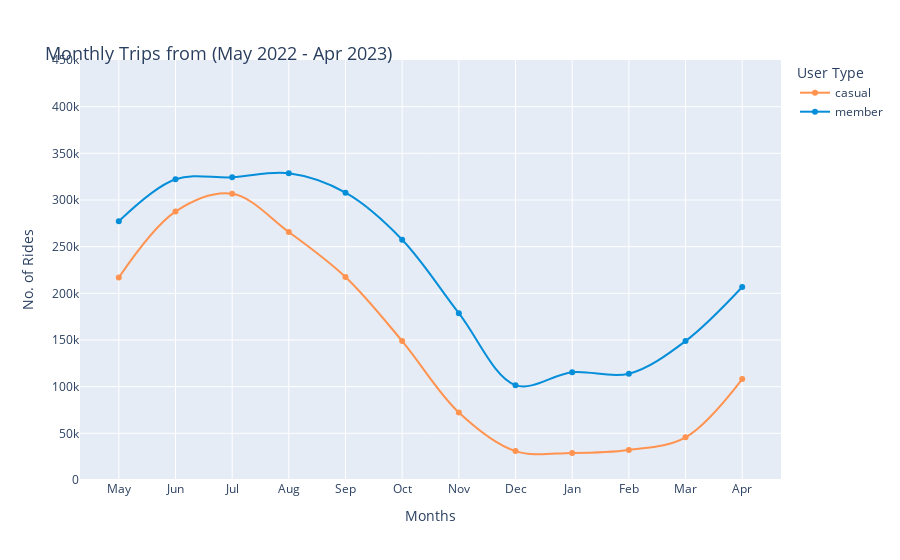

This figure's notebook cell:
### Code cell
df_pv5 = cyc_data_combined.groupby(['year', 'month', 'member_casual'], as_index=False).count()
df_pv5 = df_pv5[df_pv5['ride_id'] != 0]

fig_3 = px.line(df_pv5, x = 'month', y = 'ride_id', range_y = [0,450000],
        color = 'member_casual', 
        line_shape = 'spline',
        markers=True, 
        labels = {'ride_id': 'No. of Rides', 'month': 'Months', 'member_casual': 'User Type'},
        hover_name = 'member_casual', hover_data = {'member_casual': False, 'month': True, 'year':True, 'ride_id': True}, 
        color_discrete_map = {'casual': '#FF934F', 'member': '#058ED9'})
fig_3.update_layout(
    title=dict(text="Monthly Trips from (May 2022 - Apr 2023)",font=dict(size=18), automargin=True, yref='paper')
)

### Figure 1 — Plotly figure (JSON) as saved in the notebook; plotly's stock layout.template omitted (floating-point values rounded to 4 significant figures)
{"data": [{"customdata": [["casual", "2022"], ["casual", "2022"], ["casual", "2022"], ["casual", "2022"], ["casual", "2022"], ["casual", "2022"], ["casual", "2022"], ["casual", "2022"], ["casual", "2023"], ["casual", "2023"], ["casual", "2023"], ["casual", "2023"]], "hovertemplate": "<b>%{hovertext}</b><br><br>Months=%{x}<br>No. of Rides=%{y}<br>year=%{customdata[1]}<extra></extra>", "hovertext": ["casual", "casual", "casual", "casual", "casual", "casual", "casual", "casual", "casual", "casual", "casual", "casual"], "legendgroup": "casual", "line": {"color": "#FF934F", "dash": "solid", "shape": "spline"}, "marker": {"symbol": "circle"}, "mode": "lines+markers", "name": "casual", "orientation": "v", "showlegend": true, "type": "scatter", "x": ["May", "Jun", "Jul", "Aug", "Sep", "Oct", "Nov", "Dec", "Jan", "Feb", "Mar", "Apr"], "xaxis": "x", "y": [216938, 287553, 306612, 265748, 217485, 148865, 72366, 30979, 29021, 32209, 45739, 108163], "yaxis": "y"}, {"customdata": [["member", "2022"], ["member", "2022"], ["member", "2022"], ["member", "2022"], ["member", "2022"], ["member", "2022"], ["member", "2022"], ["member", "2022"], ["member", "2023"], ["member", "2023"], ["member", "2023"], ["member", "2023"]], "hovertemplate": "<b>%{hovertext}</b><br><br>Months=%{x}<br>No. of Rides=%{y}<br>year=%{customdata[1]}<extra></extra>", "hovertext": ["member", "member", "member", "member", "member", "member", "member", "member", "member", "member", "member", "member"], "legendgroup": "member", "line": {"color": "#058ED9", "dash": "solid", "shape": "spline"}, "marker": {"symbol": "circle"}, "mode": "lines+markers", "name": "member", "orientation": "v", "showlegend": true, "type": "scatter", "x": ["May", "Jun", "Jul", "Aug", "Sep", "Oct", "Nov", "Dec", "Jan", "Feb", "Mar", "Apr"], "xaxis": "x", "y": [277162, 322256, 324307, 328577, 307844, 257460, 178766, 101634, 115445, 113884, 148811, 206758], "yaxis": "y"}], "layout": {"legend": {"title": {"text": "User Type"}, "tracegroupgap": 0}, "margin": {"t": 60}, "title": {"automargin": true, "font": {"size": 18}, "text": "Monthly Trips from (May 2022 - Apr 2023)", "yref": "paper"}, "xaxis": {"anchor": "y", "domain": [0.0, 1.0], "title": {"text": "Months"}}, "yaxis": {"anchor": "x", "domain": [0.0, 1.0], "range": [0, 450000], "title": {"text": "No. of Rides"}}}}
